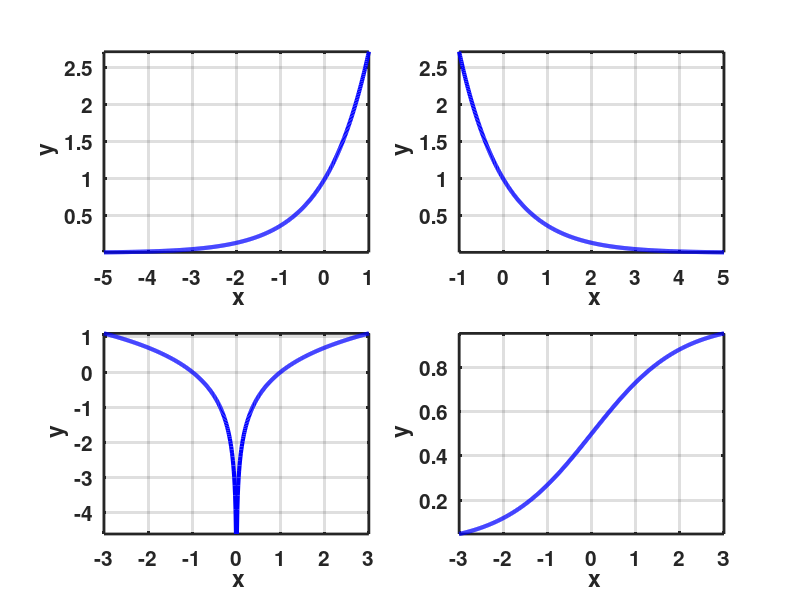

Write MATLAB code to recreate this figure.
g1 = @(x) exp(x);
g2 = @(x) exp(-x);
g3 = @(x) log(x);
g4 = @(x) 1./(1+exp(-x));



fig1 = figure(1);
set(fig1,'Position', [100 100 1300 700]);

xrange = -5:0.01:1;
subplot(221); plot(xrange, g1(xrange), 'b', 'linewidth', 3); 
grid on;xlabel('\bf x'); ylabel('\bf y'); hold off;axis tight;grid on;
set(gca,'fontsize',15,'linewidth',2,'fontweight','bold');

xrange = -1:0.01:5;
subplot(222); plot(xrange, g2(xrange), 'b', 'linewidth', 3); 
grid on;xlabel('\bf x'); ylabel('\bf y'); hold off;axis tight;grid on;
set(gca,'fontsize',15,'linewidth',2,'fontweight','bold');

xrange = -3:0.01:3;
subplot(223); plot(xrange, g3(xrange), 'b', 'linewidth', 3); 
grid on;xlabel('\bf x'); ylabel('\bf y'); hold off;axis tight;grid on;
set(gca,'fontsize',15,'linewidth',2,'fontweight','bold');

xrange = -3:0.01:3;
subplot(224); plot(xrange, g4(xrange), 'b', 'linewidth', 3); 
grid on;xlabel('\bf x'); ylabel('\bf y'); hold off;axis tight;grid on;
set(gca,'fontsize',15,'linewidth',2,'fontweight','bold');
